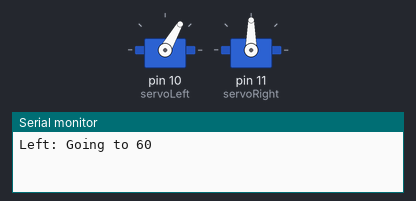
This sketch was run on a simulated Arduino Uno, built with avr-gcc and run on an emulated ATmega328P. Shown: 2 × servo, the last lines printed to the serial monitor.

Above: at 1.05 s.
At 7.05 s:
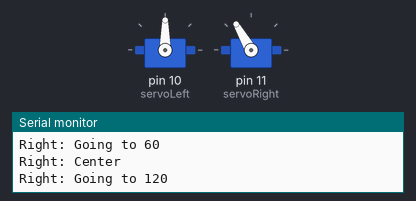
At 10.0 s:
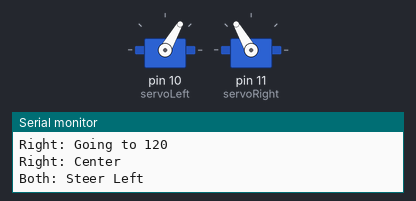
At 13.0 s:
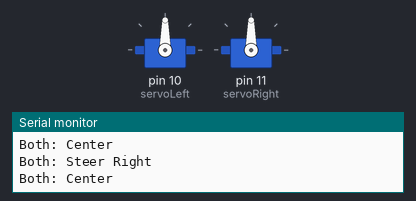
Timing chart, 0 to 16.6 s (numbered marks = the images above):
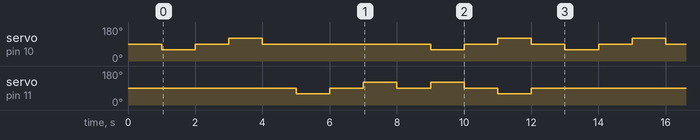

The sketch:

servo.ino
```cpp
#include <Servo.h>

Servo servoLeft;
Servo servoRight;

void setup() {
  servoLeft.attach(10);
  servoRight.attach(11);
  Serial.begin(9600);
  servoLeft.write(90);
  servoRight.write(90);
  delay(1000);
}

void loop() {
  // Test Left Servo
  Serial.println("Left: Going to 60");
  servoLeft.write(60);
  delay(1000);
  Serial.println("Left: Center");
  servoLeft.write(90);
  delay(1000);
  Serial.println("Left: Going to 120");
  servoLeft.write(120);
  delay(1000);
  Serial.println("Left: Center");
  servoLeft.write(90);
  delay(1000);

  // Test Right Servo
  Serial.println("Right: Going to 60");
  servoRight.write(60);
  delay(1000);
  Serial.println("Right: Center");
  servoRight.write(90);
  delay(1000);
  Serial.println("Right: Going to 120");
  servoRight.write(120);
  delay(1000);
  Serial.println("Right: Center");
  servoRight.write(90);
  delay(1000);

  // Test Both Together
  Serial.println("Both: Steer Left");
  servoLeft.write(60); servoRight.write(120);
  delay(1000);
  Serial.println("Both: Center");
  servoLeft.write(90); servoRight.write(90);
  delay(1000);
  Serial.println("Both: Steer Right");
  servoLeft.write(120); servoRight.write(60);
  delay(1000);
  Serial.println("Both: Center");
  servoLeft.write(90); servoRight.write(90);
  delay(1000);
}
```

Measured:
- by itself, servo on pin 11 (servoRight): repeats every 12.0 s: 2 × (90° 1.0 s, 120° 1.0 s), 90° 1.0 s, 60° 1.0 s, 90° 5.0 s, 60° 1.0 s
- by itself, servo on pin 10 (servoLeft): repeats every 12.0 s: 90° 1.0 s, 120° 1.0 s, 90° 5.0 s, 60° 1.0 s, 90° 1.0 s, 120° 1.0 s, 90° 1.0 s, 60° 1.0 s
